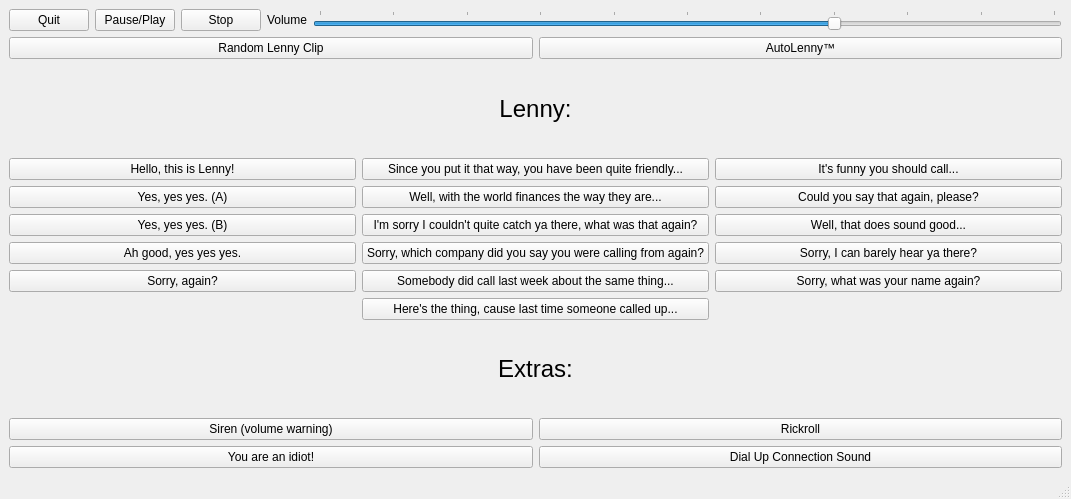
<?xml version="1.0" encoding="UTF-8"?>
<ui version="4.0">
 <class>MainWindow</class>
 <widget class="QMainWindow" name="MainWindow">
  <property name="geometry">
   <rect>
    <x>0</x>
    <y>0</y>
    <width>1071</width>
    <height>499</height>
   </rect>
  </property>
  <property name="sizePolicy">
   <sizepolicy hsizetype="Minimum" vsizetype="Minimum">
    <horstretch>0</horstretch>
    <verstretch>0</verstretch>
   </sizepolicy>
  </property>
  <property name="windowTitle">
   <string>Hello, This is Lenny!</string>
  </property>
  <widget class="QWidget" name="centralwidget">
   <layout class="QVBoxLayout" name="verticalLayout">
    <item>
     <layout class="QVBoxLayout" name="verticalLayout_2">
      <item>
       <layout class="QHBoxLayout" name="horizontalLayout">
        <item>
         <widget class="QPushButton" name="quitBtn">
          <property name="text">
           <string>Quit</string>
          </property>
         </widget>
        </item>
        <item>
         <widget class="QPushButton" name="playBtn">
          <property name="text">
           <string>Pause/Play</string>
          </property>
         </widget>
        </item>
        <item>
         <widget class="QPushButton" name="stopBtn">
          <property name="text">
           <string>Stop</string>
          </property>
         </widget>
        </item>
        <item>
         <widget class="QLabel" name="volumeLabel">
          <property name="text">
           <string>Volume</string>
          </property>
         </widget>
        </item>
        <item>
         <widget class="QSlider" name="volumeSlider">
          <property name="maximum">
           <number>100</number>
          </property>
          <property name="value">
           <number>70</number>
          </property>
          <property name="orientation">
           <enum>Qt::Horizontal</enum>
          </property>
          <property name="tickPosition">
           <enum>QSlider::TicksAbove</enum>
          </property>
          <property name="tickInterval">
           <number>10</number>
          </property>
         </widget>
        </item>
       </layout>
      </item>
     </layout>
    </item>
    <item>
     <layout class="QVBoxLayout" name="verticalLayout_3">
      <item>
       <layout class="QHBoxLayout" name="horizontalLayout_2">
        <item>
         <widget class="QPushButton" name="randomBtn">
          <property name="text">
           <string>Random Lenny Clip</string>
          </property>
         </widget>
        </item>
        <item>
         <widget class="QPushButton" name="autoBtn">
          <property name="text">
           <string>AutoLenny™</string>
          </property>
         </widget>
        </item>
       </layout>
      </item>
     </layout>
    </item>
    <item>
     <widget class="QLabel" name="lennyLabel">
      <property name="font">
       <font>
        <pointsize>18</pointsize>
       </font>
      </property>
      <property name="text">
       <string>Lenny:</string>
      </property>
      <property name="alignment">
       <set>Qt::AlignCenter</set>
      </property>
     </widget>
    </item>
    <item>
     <layout class="QGridLayout" name="lennyLayout">
      <item row="3" column="7">
       <widget class="QPushButton" name="lenny12">
        <property name="text">
         <string>Sorry, I can barely hear ya there?</string>
        </property>
       </widget>
      </item>
      <item row="2" column="7">
       <widget class="QPushButton" name="lenny9">
        <property name="text">
         <string>Well, that does sound good...</string>
        </property>
       </widget>
      </item>
      <item row="0" column="7">
       <widget class="QPushButton" name="lenny3">
        <property name="text">
         <string>It's funny you should call...</string>
        </property>
       </widget>
      </item>
      <item row="4" column="0">
       <widget class="QPushButton" name="lenny13">
        <property name="text">
         <string>Sorry, again?</string>
        </property>
       </widget>
      </item>
      <item row="3" column="0">
       <widget class="QPushButton" name="lenny10">
        <property name="text">
         <string>Ah good, yes yes yes.</string>
        </property>
       </widget>
      </item>
      <item row="4" column="7">
       <widget class="QPushButton" name="lenny15">
        <property name="text">
         <string>Sorry, what was your name again?</string>
        </property>
       </widget>
      </item>
      <item row="1" column="7">
       <widget class="QPushButton" name="lenny6">
        <property name="text">
         <string>Could you say that again, please?</string>
        </property>
       </widget>
      </item>
      <item row="0" column="0">
       <widget class="QPushButton" name="lenny1">
        <property name="text">
         <string>Hello, this is Lenny!</string>
        </property>
       </widget>
      </item>
      <item row="0" column="1">
       <widget class="QPushButton" name="lenny2">
        <property name="text">
         <string>Since you put it that way, you have been quite friendly...</string>
        </property>
       </widget>
      </item>
      <item row="1" column="1">
       <widget class="QPushButton" name="lenny5">
        <property name="text">
         <string>Well, with the world finances the way they are...</string>
        </property>
       </widget>
      </item>
      <item row="2" column="1">
       <widget class="QPushButton" name="lenny8">
        <property name="text">
         <string>I'm sorry I couldn't quite catch ya there, what was that again?</string>
        </property>
       </widget>
      </item>
      <item row="3" column="1">
       <widget class="QPushButton" name="lenny11">
        <property name="text">
         <string>Sorry, which company did you say you were calling from again?</string>
        </property>
       </widget>
      </item>
      <item row="4" column="1">
       <widget class="QPushButton" name="lenny14">
        <property name="text">
         <string>Somebody did call last week about the same thing...</string>
        </property>
       </widget>
      </item>
      <item row="5" column="1">
       <widget class="QPushButton" name="lenny16">
        <property name="text">
         <string>Here's the thing, cause last time someone called up...</string>
        </property>
       </widget>
      </item>
      <item row="1" column="0">
       <widget class="QPushButton" name="lenny4">
        <property name="text">
         <string>Yes, yes yes. (A)</string>
        </property>
       </widget>
      </item>
      <item row="2" column="0">
       <widget class="QPushButton" name="lenny7">
        <property name="text">
         <string>Yes, yes yes. (B)</string>
        </property>
       </widget>
      </item>
     </layout>
    </item>
    <item>
     <widget class="QLabel" name="extrasLabel">
      <property name="font">
       <font>
        <pointsize>18</pointsize>
       </font>
      </property>
      <property name="text">
       <string>Extras:</string>
      </property>
      <property name="alignment">
       <set>Qt::AlignCenter</set>
      </property>
     </widget>
    </item>
    <item>
     <layout class="QGridLayout" name="extrasLayout">
      <item row="1" column="1">
       <widget class="QPushButton" name="extras4">
        <property name="text">
         <string>Dial Up Connection Sound</string>
        </property>
       </widget>
      </item>
      <item row="1" column="0">
       <widget class="QPushButton" name="extras3">
        <property name="text">
         <string>You are an idiot!</string>
        </property>
       </widget>
      </item>
      <item row="0" column="1">
       <widget class="QPushButton" name="extras2">
        <property name="text">
         <string>Rickroll</string>
        </property>
       </widget>
      </item>
      <item row="0" column="0">
       <widget class="QPushButton" name="extras1">
        <property name="text">
         <string>Siren (volume warning)</string>
        </property>
       </widget>
      </item>
     </layout>
    </item>
   </layout>
  </widget>
  <widget class="QStatusBar" name="statusbar"/>
  <action name="actionQuit">
   <property name="text">
    <string>Quit</string>
   </property>
  </action>
  <action name="actionAbout">
   <property name="text">
    <string>About</string>
   </property>
  </action>
 </widget>
 <resources/>
 <connections/>
</ui>
